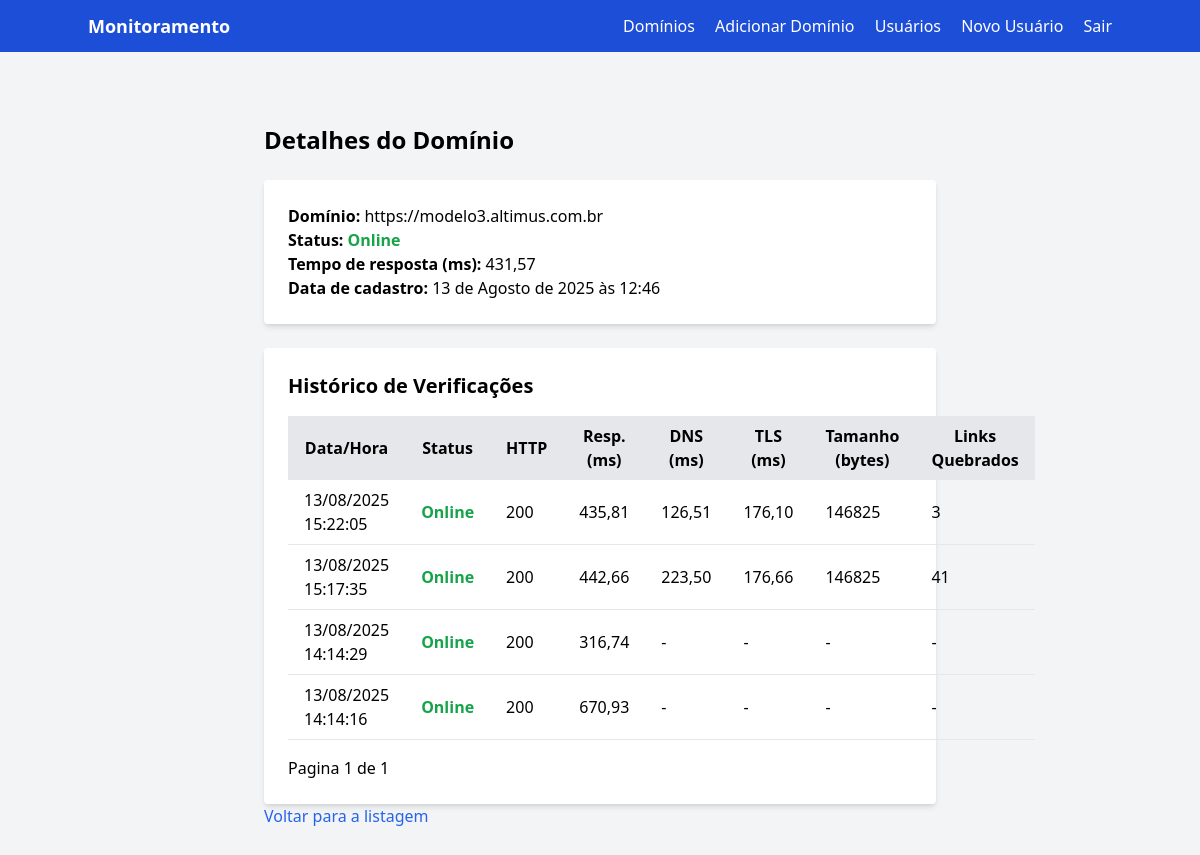
Page /domains/2/ (signed in) on the committed database.
### monitor/models.py (models this page shows, shortened)
class Domain(models.Model):
    domain = models.CharField(max_length=255, unique=True)
    date_added = models.DateTimeField(auto_now_add=True)
    status = models.BooleanField(default=False)
    response_time = models.FloatField(null=True, blank=True)

class DomainCheck(models.Model):
    domain = models.ForeignKey(Domain, on_delete=models.CASCADE, related_name='checks')
    checked_at = models.DateTimeField(auto_now_add=True)
    status = models.BooleanField()
    response_time = models.FloatField(null=True, blank=True)
    http_status = models.IntegerField(null=True, blank=True)
    response_time_ms = models.FloatField(null=True, blank=True)
    dns_lookup_time_ms = models.FloatField(null=True, blank=True)
    tls_handshake_time_ms = models.FloatField(null=True, blank=True)
    content_size_bytes = models.IntegerField(null=True, blank=True)
    broken_links_count = models.IntegerField(null=True, blank=True)

### monitor/views.py (the view)
# urls.py: path('domains/<int:domain_id>/', views.domain_detail, name='domain_detail'),
@login_required
def domain_detail(request, domain_id):
    domain = get_object_or_404(Domain, id=domain_id)
    checks_qs = DomainCheck.objects.filter(domain=domain).order_by('-checked_at')
    paginator = Paginator(checks_qs, 20)
    page_number = request.GET.get('page')
    page_obj = paginator.get_page(page_number)
    context = {
        'domain': domain,
        'checks': page_obj.object_list,
        'page_obj': page_obj,
    }
    return render(request, 'domain_detail.html', context)

### monitor/templates/domain_detail.html (shortened to what this page needs)
<!DOCTYPE html>
<html lang="pt-br">
<head>
    <script src="https://cdn.tailwindcss.com"></script>
</head>
<body class="bg-gray-100 min-h-screen">
    {% include '_menu.html' %}
    <div class="max-w-2xl mx-auto py-10">
        <h1 class="text-2xl font-bold mb-6">Detalhes do Domínio</h1>
        <div class="bg-white rounded shadow-md p-6 mb-6">
            <p><span class="font-semibold">Domínio:</span> {{ domain.domain }}</p>
            <p><span class="font-semibold">Status:</span> {% if domain.status %}<span class="text-green-600 font-semibold">Online</span>{% else %}<span class="text-red-600 font-semibold">Offline</span>{% endif %}</p>
            <p><span class="font-semibold">Tempo de resposta (ms):</span>
                {% if domain.response_time %}{{ domain.response_time|floatformat:2 }}{% else %}-{% endif %}
            </p>
            <p><span class="font-semibold">Data de cadastro:</span> {{ domain.date_added }}</p>
        </div>
            <div class="bg-white rounded shadow-md p-6">
                <h2 class="text-xl font-bold mb-4">Histórico de Verificações</h2>
                <table class="min-w-full table-auto">
                    <thead class="bg-gray-200">
                        <tr>
                            <th class="px-4 py-2">Data/Hora</th>
                            <th class="px-4 py-2">Status</th>
                            <th class="px-4 py-2">HTTP</th>
                            <th class="px-4 py-2">Resp. (ms)</th>
                            <th class="px-4 py-2">DNS (ms)</th>
                            <th class="px-4 py-2">TLS (ms)</th>
                            <th class="px-4 py-2">Tamanho (bytes)</th>
                            <th class="px-4 py-2">Links Quebrados</th>
                        </tr>
                    </thead>
                    <tbody>
                    {% for check in checks %}
                        <tr class="border-b">
                            <td class="px-4 py-2">{{ check.checked_at|date:'d/m/Y H:i:s' }}</td>
                            <td class="px-4 py-2">{% if check.status %}<span class="text-green-600 font-semibold">Online</span>{% else %}<span class="text-red-600 font-semibold">Offline</span>{% endif %}</td>
                            <td class="px-4 py-2">{{ check.http_status|default:'-' }}</td>
                            <td class="px-4 py-2">
                                {% if check.response_time_ms %}{{ check.response_time_ms|floatformat:2 }}
                                {% elif check.response_time %}{{ check.response_time|floatformat:2 }}
                                {% else %}-{% endif %}
                            </td>
                            <td class="px-4 py-2">{% if check.dns_lookup_time_ms %}{{ check.dns_lookup_time_ms|floatformat:2 }}{% else %}-{% endif %}</td>
                            <td class="px-4 py-2">{% if check.tls_handshake_time_ms %}{{ check.tls_handshake_time_ms|floatformat:2 }}{% else %}-{% endif %}</td>
                            <td class="px-4 py-2">{% if check.content_size_bytes %}{{ check.content_size_bytes }}{% else %}-{% endif %}</td>
                            <td class="px-4 py-2">{% if check.broken_links_count or check.broken_links_count == 0 %}{{ check.broken_links_count }}{% else %}-{% endif %}</td>
                        </tr>
                    {% empty %}
                        <tr><td colspan="8" class="text-center py-4">Nenhum registro encontrado.</td></tr>
                    {% endfor %}
                    </tbody>
                </table>
                {% if page_obj %}
                <div class="flex justify-between items-center mt-4">
                    <div>Pagina {{ page_obj.number }} de {{ page_obj.paginator.num_pages }}</div>
                </div>
                {% endif %}
            </div>
        <a href="/domains/" class="text-blue-600 hover:underline">Voltar para a listagem</a>
    </div>
</body>
</html>

### monitor/templates/_menu.html
<nav class="bg-blue-700 text-white px-4 py-3 mb-8">
  <div class="max-w-5xl mx-auto flex justify-between items-center">
    <div class="font-bold text-lg">
      Monitoramento
    </div>
    <div class="space-x-4">
      <a href="/domains/" class="hover:underline">Domínios</a>
      <a href="/add-site/" class="hover:underline">Adicionar Domínio</a>
      {% if user.is_superuser %}
        <a href="/users/" class="hover:underline">Usuários</a>
        <a href="/add-user/" class="hover:underline">Novo Usuário</a>
      {% endif %}
      <a href="/logout/" class="hover:underline">Sair</a>
    </div>
  </div>
</nav>

### rows in the picture
Domain: domain "https://modelo3.altimus.com.br", response_time "431,57", date_added "13 de Agosto de 2025 às 12:46"
DomainCheck: checked_at "13/08/2025 15:22:05", status "Online", http_status "200", response_time_ms "435,81", dns_lookup_time_ms "126,51", tls_handshake_time_ms "176,10", content_size_bytes "146825", broken_links_count "3"
DomainCheck: checked_at "13/08/2025 15:17:35", status "Online", http_status "200", response_time_ms "442,66", dns_lookup_time_ms "223,50", tls_handshake_time_ms "176,66", content_size_bytes "146825", broken_links_count "41"
DomainCheck: checked_at "13/08/2025 14:14:29", status "Online", http_status "200", response_time "316,74"
DomainCheck: checked_at "13/08/2025 14:14:16", status "Online", http_status "200", response_time "670,93"

### other values in the picture
{{ page_obj.number }} "1"
{{ page_obj.paginator.num_pages }} "1"
